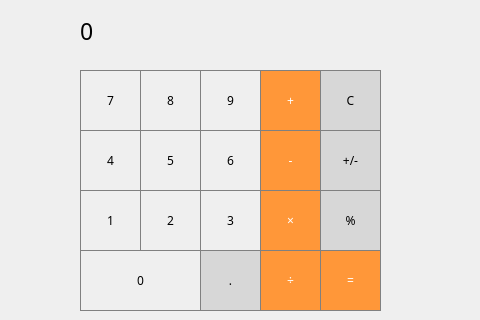
<?xml version="1.0" encoding="UTF-8"?>
<ui version="4.0">
 <class>MainWindow</class>
 <widget class="QMainWindow" name="MainWindow">
  <property name="enabled">
   <bool>true</bool>
  </property>
  <property name="geometry">
   <rect>
    <x>0</x>
    <y>0</y>
    <width>480</width>
    <height>320</height>
   </rect>
  </property>
  <property name="sizePolicy">
   <sizepolicy hsizetype="Minimum" vsizetype="Minimum">
    <horstretch>0</horstretch>
    <verstretch>0</verstretch>
   </sizepolicy>
  </property>
  <property name="acceptDrops">
   <bool>false</bool>
  </property>
  <property name="windowTitle">
   <string>MainWindow</string>
  </property>
  <property name="styleSheet">
   <string notr="true">QLabel {
	qproperty-alignment:'AlignVCenter | AlignRight';
	border:1px solid gray;
}

background-color:white;</string>
  </property>
  <widget class="QWidget" name="centralWidget">
   <widget class="QLabel" name="label">
    <property name="geometry">
     <rect>
      <x>80</x>
      <y>0</y>
      <width>301</width>
      <height>61</height>
     </rect>
    </property>
    <property name="font">
     <font>
      <family>微软雅黑</family>
      <pointsize>17</pointsize>
     </font>
    </property>
    <property name="text">
     <string>0</string>
    </property>
   </widget>
   <widget class="QPushButton" name="pushBotton_clear">
    <property name="geometry">
     <rect>
      <x>320</x>
      <y>70</y>
      <width>61</width>
      <height>61</height>
     </rect>
    </property>
    <property name="font">
     <font>
      <family>微软雅黑</family>
     </font>
    </property>
    <property name="styleSheet">
     <string notr="true">QPushButton {
  background-color: rgb(215, 215, 215);
  border: 1px solid gray;
}
QPushButton:pressed {
    background-color: qlineargradient(x1: 0, y1: 0, x2: 0, y2: 1,
                                      stop: 0 #BEBEBE, stop: 1 #D7D7D7);
}</string>
    </property>
    <property name="text">
     <string>C</string>
    </property>
   </widget>
   <widget class="QPushButton" name="pushButton_plusMinus">
    <property name="geometry">
     <rect>
      <x>320</x>
      <y>130</y>
      <width>61</width>
      <height>61</height>
     </rect>
    </property>
    <property name="font">
     <font>
      <family>微软雅黑</family>
     </font>
    </property>
    <property name="styleSheet">
     <string notr="true">QPushButton {
  background-color: rgb(215, 215, 215);
  border: 1px solid gray;
}
QPushButton:pressed {
    background-color: qlineargradient(x1: 0, y1: 0, x2: 0, y2: 1,
                                      stop: 0 #BEBEBE, stop: 1 #D7D7D7);
}</string>
    </property>
    <property name="text">
     <string>+/-</string>
    </property>
   </widget>
   <widget class="QPushButton" name="pushButton_percent">
    <property name="geometry">
     <rect>
      <x>320</x>
      <y>190</y>
      <width>61</width>
      <height>61</height>
     </rect>
    </property>
    <property name="font">
     <font>
      <family>微软雅黑</family>
     </font>
    </property>
    <property name="styleSheet">
     <string notr="true">QPushButton {
  background-color: rgb(215, 215, 215);
  border: 1px solid gray;
}
QPushButton:pressed {
    background-color: qlineargradient(x1: 0, y1: 0, x2: 0, y2: 1,
                                      stop: 0 #BEBEBE, stop: 1 #D7D7D7);
}</string>
    </property>
    <property name="text">
     <string>%</string>
    </property>
   </widget>
   <widget class="QPushButton" name="pushButton_divide">
    <property name="geometry">
     <rect>
      <x>260</x>
      <y>250</y>
      <width>61</width>
      <height>61</height>
     </rect>
    </property>
    <property name="font">
     <font>
      <family>微软雅黑</family>
     </font>
    </property>
    <property name="styleSheet">
     <string notr="true">QPushButton {
  background-color: rgb(255, 151, 57);
  color: white; 
  border: 1px solid gray;
}

QPushButton:pressed {
    background-color: qlineargradient(x1: 0, y1: 0, x2: 0, y2: 1,
                                      stop: 0 #FF7832, stop: 1 #FF9739);
}</string>
    </property>
    <property name="text">
     <string>÷</string>
    </property>
   </widget>
   <widget class="QPushButton" name="pushButton_multiply">
    <property name="geometry">
     <rect>
      <x>260</x>
      <y>190</y>
      <width>61</width>
      <height>61</height>
     </rect>
    </property>
    <property name="font">
     <font>
      <family>微软雅黑</family>
     </font>
    </property>
    <property name="styleSheet">
     <string notr="true">QPushButton {
  background-color: rgb(255, 151, 57);
  color: white; 
  border: 1px solid gray;
}

QPushButton:pressed {
    background-color: qlineargradient(x1: 0, y1: 0, x2: 0, y2: 1,
                                      stop: 0 #FF7832, stop: 1 #FF9739);
}</string>
    </property>
    <property name="text">
     <string>×</string>
    </property>
   </widget>
   <widget class="QPushButton" name="pushButton_7">
    <property name="geometry">
     <rect>
      <x>80</x>
      <y>70</y>
      <width>61</width>
      <height>61</height>
     </rect>
    </property>
    <property name="font">
     <font>
      <family>微软雅黑</family>
     </font>
    </property>
    <property name="styleSheet">
     <string notr="true">QPushButton {
   border: 1px solid gray;
}
QPushButton:pressed {
    background-color: qlineargradient(x1: 0, y1: 0, x2: 0, y2: 1,
                                      stop: 0 #dadbde, stop: 1 #f6f7fa);
}</string>
    </property>
    <property name="text">
     <string>7</string>
    </property>
   </widget>
   <widget class="QPushButton" name="pushButton_9">
    <property name="geometry">
     <rect>
      <x>200</x>
      <y>70</y>
      <width>61</width>
      <height>61</height>
     </rect>
    </property>
    <property name="font">
     <font>
      <family>微软雅黑</family>
     </font>
    </property>
    <property name="styleSheet">
     <string notr="true">QPushButton {
   border: 1px solid gray;
}
QPushButton:pressed {
    background-color: qlineargradient(x1: 0, y1: 0, x2: 0, y2: 1,
                                      stop: 0 #dadbde, stop: 1 #f6f7fa);
}</string>
    </property>
    <property name="text">
     <string>9</string>
    </property>
   </widget>
   <widget class="QPushButton" name="pushButton_8">
    <property name="geometry">
     <rect>
      <x>140</x>
      <y>70</y>
      <width>61</width>
      <height>61</height>
     </rect>
    </property>
    <property name="font">
     <font>
      <family>微软雅黑</family>
     </font>
    </property>
    <property name="styleSheet">
     <string notr="true">QPushButton {
   border: 1px solid gray;
}
QPushButton:pressed {
    background-color: qlineargradient(x1: 0, y1: 0, x2: 0, y2: 1,
                                      stop: 0 #dadbde, stop: 1 #f6f7fa);
}</string>
    </property>
    <property name="text">
     <string>8</string>
    </property>
   </widget>
   <widget class="QPushButton" name="pushButton_subtract">
    <property name="geometry">
     <rect>
      <x>260</x>
      <y>130</y>
      <width>61</width>
      <height>61</height>
     </rect>
    </property>
    <property name="font">
     <font>
      <family>微软雅黑</family>
     </font>
    </property>
    <property name="styleSheet">
     <string notr="true">QPushButton {
  background-color: rgb(255, 151, 57);
  color: white; 
  border: 1px solid gray;
}

QPushButton:pressed {
    background-color: qlineargradient(x1: 0, y1: 0, x2: 0, y2: 1,
                                      stop: 0 #FF7832, stop: 1 #FF9739);
}</string>
    </property>
    <property name="text">
     <string>-</string>
    </property>
   </widget>
   <widget class="QPushButton" name="pushButton_4">
    <property name="geometry">
     <rect>
      <x>80</x>
      <y>130</y>
      <width>61</width>
      <height>61</height>
     </rect>
    </property>
    <property name="font">
     <font>
      <family>微软雅黑</family>
     </font>
    </property>
    <property name="styleSheet">
     <string notr="true">QPushButton {
   border: 1px solid gray;
}
QPushButton:pressed {
    background-color: qlineargradient(x1: 0, y1: 0, x2: 0, y2: 1,
                                      stop: 0 #dadbde, stop: 1 #f6f7fa);
}</string>
    </property>
    <property name="text">
     <string>4</string>
    </property>
   </widget>
   <widget class="QPushButton" name="pushButton_6">
    <property name="geometry">
     <rect>
      <x>200</x>
      <y>130</y>
      <width>61</width>
      <height>61</height>
     </rect>
    </property>
    <property name="font">
     <font>
      <family>微软雅黑</family>
     </font>
    </property>
    <property name="styleSheet">
     <string notr="true">QPushButton {
   border: 1px solid gray;
}
QPushButton:pressed {
    background-color: qlineargradient(x1: 0, y1: 0, x2: 0, y2: 1,
                                      stop: 0 #dadbde, stop: 1 #f6f7fa);
}</string>
    </property>
    <property name="text">
     <string>6</string>
    </property>
   </widget>
   <widget class="QPushButton" name="pushButton_5">
    <property name="geometry">
     <rect>
      <x>140</x>
      <y>130</y>
      <width>61</width>
      <height>61</height>
     </rect>
    </property>
    <property name="font">
     <font>
      <family>微软雅黑</family>
     </font>
    </property>
    <property name="styleSheet">
     <string notr="true">QPushButton {
   border: 1px solid gray;
}
QPushButton:pressed {
    background-color: qlineargradient(x1: 0, y1: 0, x2: 0, y2: 1,
                                      stop: 0 #dadbde, stop: 1 #f6f7fa);
}</string>
    </property>
    <property name="text">
     <string>5</string>
    </property>
   </widget>
   <widget class="QPushButton" name="pushButton_add">
    <property name="geometry">
     <rect>
      <x>260</x>
      <y>70</y>
      <width>61</width>
      <height>61</height>
     </rect>
    </property>
    <property name="font">
     <font>
      <family>微软雅黑</family>
     </font>
    </property>
    <property name="styleSheet">
     <string notr="true">QPushButton {
  background-color: rgb(255, 151, 57);
  color: white; 
  border: 1px solid gray;
}

QPushButton:pressed {
    background-color: qlineargradient(x1: 0, y1: 0, x2: 0, y2: 1,
                                      stop: 0 #FF7832, stop: 1 #FF9739);
}</string>
    </property>
    <property name="text">
     <string>+</string>
    </property>
   </widget>
   <widget class="QPushButton" name="pushButton_1">
    <property name="geometry">
     <rect>
      <x>80</x>
      <y>190</y>
      <width>61</width>
      <height>61</height>
     </rect>
    </property>
    <property name="font">
     <font>
      <family>微软雅黑</family>
     </font>
    </property>
    <property name="styleSheet">
     <string notr="true">QPushButton {
   border: 1px solid gray;
}
QPushButton:pressed {
    background-color: qlineargradient(x1: 0, y1: 0, x2: 0, y2: 1,
                                      stop: 0 #dadbde, stop: 1 #f6f7fa);
}</string>
    </property>
    <property name="text">
     <string>1</string>
    </property>
   </widget>
   <widget class="QPushButton" name="pushButton_3">
    <property name="geometry">
     <rect>
      <x>200</x>
      <y>190</y>
      <width>61</width>
      <height>61</height>
     </rect>
    </property>
    <property name="font">
     <font>
      <family>微软雅黑</family>
     </font>
    </property>
    <property name="styleSheet">
     <string notr="true">QPushButton {
   border: 1px solid gray;
}
QPushButton:pressed {
    background-color: qlineargradient(x1: 0, y1: 0, x2: 0, y2: 1,
                                      stop: 0 #dadbde, stop: 1 #f6f7fa);
}</string>
    </property>
    <property name="text">
     <string>3</string>
    </property>
   </widget>
   <widget class="QPushButton" name="pushButton_2">
    <property name="geometry">
     <rect>
      <x>140</x>
      <y>190</y>
      <width>61</width>
      <height>61</height>
     </rect>
    </property>
    <property name="font">
     <font>
      <family>微软雅黑</family>
     </font>
    </property>
    <property name="styleSheet">
     <string notr="true">QPushButton {
   border: 1px solid gray;
}
QPushButton:pressed {
    background-color: qlineargradient(x1: 0, y1: 0, x2: 0, y2: 1,
                                      stop: 0 #dadbde, stop: 1 #f6f7fa);
}</string>
    </property>
    <property name="text">
     <string>2</string>
    </property>
   </widget>
   <widget class="QPushButton" name="pushButton_equals">
    <property name="geometry">
     <rect>
      <x>320</x>
      <y>250</y>
      <width>61</width>
      <height>61</height>
     </rect>
    </property>
    <property name="sizePolicy">
     <sizepolicy hsizetype="Maximum" vsizetype="Fixed">
      <horstretch>0</horstretch>
      <verstretch>0</verstretch>
     </sizepolicy>
    </property>
    <property name="font">
     <font>
      <family>微软雅黑</family>
     </font>
    </property>
    <property name="styleSheet">
     <string notr="true">QPushButton {
  background-color: rgb(255, 151, 57);
  color: white; 
  border: 1px solid gray;
}

QPushButton:pressed {
    background-color: qlineargradient(x1: 0, y1: 0, x2: 0, y2: 1,
                                      stop: 0 #FF7832, stop: 1 #FF9739);
}</string>
    </property>
    <property name="text">
     <string>=</string>
    </property>
   </widget>
   <widget class="QPushButton" name="pushButton_0">
    <property name="geometry">
     <rect>
      <x>80</x>
      <y>250</y>
      <width>121</width>
      <height>61</height>
     </rect>
    </property>
    <property name="font">
     <font>
      <family>微软雅黑</family>
     </font>
    </property>
    <property name="styleSheet">
     <string notr="true">QPushButton {
   border: 1px solid gray;
}
QPushButton:pressed {
    background-color: qlineargradient(x1: 0, y1: 0, x2: 0, y2: 1,
                                      stop: 0 #dadbde, stop: 1 #f6f7fa);
}</string>
    </property>
    <property name="text">
     <string>0</string>
    </property>
   </widget>
   <widget class="QPushButton" name="pushButton_decimal">
    <property name="geometry">
     <rect>
      <x>200</x>
      <y>250</y>
      <width>61</width>
      <height>61</height>
     </rect>
    </property>
    <property name="font">
     <font>
      <family>微软雅黑</family>
     </font>
    </property>
    <property name="styleSheet">
     <string notr="true">QPushButton {
  background-color: rgb(215, 215, 215);
  border: 1px solid gray;
}
QPushButton:pressed {
    background-color: qlineargradient(x1: 0, y1: 0, x2: 0, y2: 1,
                                      stop: 0 #BEBEBE, stop: 1 #D7D7D7);
}</string>
    </property>
    <property name="text">
     <string>.</string>
    </property>
   </widget>
  </widget>
 </widget>
 <layoutdefault spacing="6" margin="11"/>
 <resources/>
 <connections/>
</ui>
